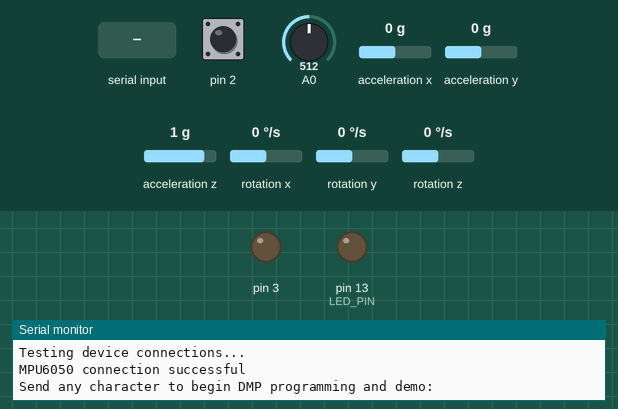
A sketch run on a simulated Arduino Leonardo, built with avr-gcc and run on an emulated ATmega32U4. Parts: output pins drawn as LEDs (lit = HIGH), the last lines printed to the serial monitor. Dashed ring = blinking. The test bench sets the inputs (shaded band); at power-on: acceleration x 0 g, acceleration y 0 g, acceleration z 1 g, rotation z 0 °/s, pin 2 HIGH, A0 = 512, rotation x 0 °/s, rotation y 0 °/s. The sensor or clock chip raises its interrupt line as the real part does.

Above: at 0.8 s.
0.9 s: "test 1\n" received over Serial
At 2.93 s:
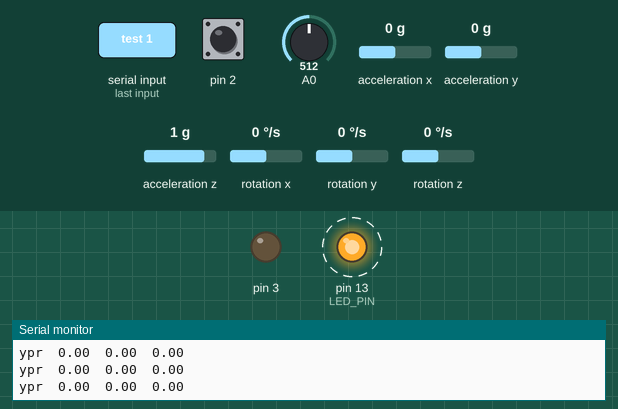
3.9 s: acceleration x set to -1.4 g
6.9 s: acceleration y set to -1.4 g
9.9 s: acceleration z set to -1.4 g
12.9 s: acceleration y set to 0 g
15.9 s: rotation z set to -192 °/s
Timing chart, 0 to 19.9 s (numbered marks = the images above; inputs shaded):
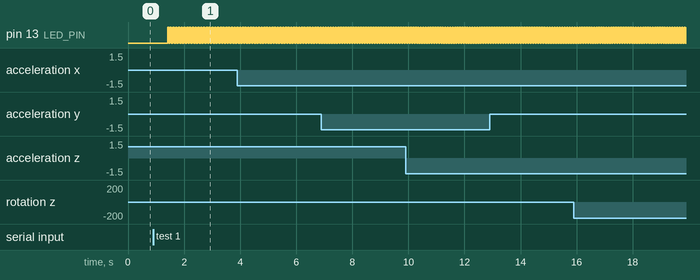

Measured:
- after the input at 0.9 s, pin 13 (LED_PIN): alternates HIGH for 0.01 s and LOW for 0.01 s, starting after 0.52 s

The sketch:

combined_draft_6_26.ino
```cpp
// I2C device class (I2Cdev) demonstration Arduino sketch for MPU6050 class using DMP (MotionApps v2.0)
// 6/21/2012 by Jeff Rowberg <jeff@rowberg.net>
// Updates should (hopefully) always be available at https://github.com/jrowberg/i2cdevlib
//
// Changelog:
//      2013-05-08 - added seamless Fastwire support
//                 - added note about gyro calibration
//      2012-06-21 - added note about Arduino 1.0.1 + Leonardo compatibility error
//      2012-06-20 - improved FIFO overflow handling and simplified read process
//      2012-06-19 - completely rearranged DMP initialization code and simplification
//      2012-06-13 - pull gyro and accel data from FIFO packet instead of reading directly
//      2012-06-09 - fix broken FIFO read sequence and change interrupt detection to RISING
//      2012-06-05 - add gravity-compensated initial reference frame acceleration output
//                 - add 3D math helper file to DMP6 example sketch
//                 - add Euler output and Yaw/Pitch/Roll output formats
//      2012-06-04 - remove accel offset clearing for better results (thanks Sungon Lee)
//      2012-06-01 - fixed gyro sensitivity to be 2000 deg/sec instead of 250
//      2012-05-30 - basic DMP initialization working

/* ============================================
I2Cdev device library code is placed under the MIT license
Copyright (c) 2012 Jeff Rowberg

Permission is hereby granted, free of charge, to any person obtaining a copy
of this software and associated documentation files (the "Software"), to deal
in the Software without restriction, including without limitation the rights
to use, copy, modify, merge, publish, distribute, sublicense, and/or sell
copies of the Software, and to permit persons to whom the Software is
furnished to do so, subject to the following conditions:

The above copyright notice and this permission notice shall be included in
all copies or substantial portions of the Software.

THE SOFTWARE IS PROVIDED "AS IS", WITHOUT WARRANTY OF ANY KIND, EXPRESS OR
IMPLIED, INCLUDING BUT NOT LIMITED TO THE WARRANTIES OF MERCHANTABILITY,
FITNESS FOR A PARTICULAR PURPOSE AND NONINFRINGEMENT. IN NO EVENT SHALL THE
AUTHORS OR COPYRIGHT HOLDERS BE LIABLE FOR ANY CLAIM, DAMAGES OR OTHER
LIABILITY, WHETHER IN AN ACTION OF CONTRACT, TORT OR OTHERWISE, ARISING FROM,
OUT OF OR IN CONNECTION WITH THE SOFTWARE OR THE USE OR OTHER DEALINGS IN
THE SOFTWARE.
===============================================
*/
#include <PID_v1.h>
#include "DualVNH5019MotorShield.h" //motor library jc

DualVNH5019MotorShield md; //motor include jc
//Define Variables we'll be connecting to
double Setpoint, Input, Output;

//Specify the links and initial tuning parameters
PID myPID(&Input, &Output, &Setpoint,2,5,1, DIRECT);


// I2Cdev and MPU6050 must be installed as libraries, or else the .cpp/.h files
// for both classes must be in the include path of your project
#include "I2Cdev.h"

#include "MPU6050_6Axis_MotionApps20.h"
//#include "MPU6050.h" // not necessary if using MotionApps include file

// Arduino Wire library is required if I2Cdev I2CDEV_ARDUINO_WIRE implementation
// is used in I2Cdev.h
#if I2CDEV_IMPLEMENTATION == I2CDEV_ARDUINO_WIRE
    #include "Wire.h"
#endif

// class default I2C address is 0x68
// specific I2C addresses may be passed as a parameter here
// AD0 low = 0x68 (default for SparkFun breakout and InvenSense evaluation board)
// AD0 high = 0x69
MPU6050 mpu;
//MPU6050 mpu(0x69); // <-- use for AD0 high

/* =========================================================================
   NOTE: In addition to connection 3.3v, GND, SDA, and SCL, this sketch
   depends on the MPU-6050's INT pin being connected to the Arduino's
   external interrupt #0 pin. On the Arduino Uno and Mega 2560, this is
   digital I/O pin 2.
 * ========================================================================= */

/* =========================================================================
   NOTE: Arduino v1.0.1 with the Leonardo board generates a compile error
   when using Serial.write(buf, len). The Teapot output uses this method.
   The solution requires a modification to the Arduino USBAPI.h file, which
   is fortunately simple, but annoying. This will be fixed in the next IDE
   release. For more info, see these links:

   http://arduino.cc/forum/index.php/topic,109987.0.html
   http://code.google.com/p/arduino/issues/detail?id=958
 * ========================================================================= */


// uncomment "OUTPUT_READABLE_QUATERNION" if you want to see the actual
// quaternion components in a [w, x, y, z] format (not best for parsing
// on a remote host such as Processing or something though)
//#define OUTPUT_READABLE_QUATERNION

// uncomment "OUTPUT_READABLE_EULER" if you want to see Euler angles
// (in degrees) calculated from the quaternions coming from the FIFO.
// Note that Euler angles suffer from gimbal lock (for more info, see
// http://en.wikipedia.org/wiki/Gimbal_lock)
//#define OUTPUT_READABLE_EULER

// uncomment "OUTPUT_READABLE_YAWPITCHROLL" if you want to see the yaw/
// pitch/roll angles (in degrees) calculated from the quaternions coming
// from the FIFO. Note this also requires gravity vector calculations.
// Also note that yaw/pitch/roll angles suffer from gimbal lock (for
// more info, see: http://en.wikipedia.org/wiki/Gimbal_lock)
#define OUTPUT_READABLE_YAWPITCHROLL

// uncomment "OUTPUT_READABLE_REALACCEL" if you want to see acceleration
// components with gravity removed. This acceleration reference frame is
// not compensated for orientation, so +X is always +X according to the
// sensor, just without the effects of gravity. If you want acceleration
// compensated for orientation, us OUTPUT_READABLE_WORLDACCEL instead.
//#define OUTPUT_READABLE_REALACCEL

// uncomment "OUTPUT_READABLE_WORLDACCEL" if you want to see acceleration
// components with gravity removed and adjusted for the world frame of
// reference (yaw is relative to initial orientation, since no magnetometer
// is present in this case). Could be quite handy in some cases.
//#define OUTPUT_READABLE_WORLDACCEL

// uncomment "OUTPUT_TEAPOT" if you want output that matches the
// format used for the InvenSense teapot demo
//#define OUTPUT_TEAPOT

float mycurrentangle;

#define LED_PIN 13 // (Arduino is 13, Teensy is 11, Teensy++ is 6)
bool blinkState = false;

// MPU control/status vars
bool dmpReady = false;  // set true if DMP init was successful
uint8_t mpuIntStatus;   // holds actual interrupt status byte from MPU
uint8_t devStatus;      // return status after each device operation (0 = success, !0 = error)
uint16_t packetSize;    // expected DMP packet size (default is 42 bytes)
uint16_t fifoCount;     // count of all bytes currently in FIFO
uint8_t fifoBuffer[64]; // FIFO storage buffer

// orientation/motion vars
Quaternion q;           // [w, x, y, z]         quaternion container
VectorInt16 aa;         // [x, y, z]            accel sensor measurements
VectorInt16 aaReal;     // [x, y, z]            gravity-free accel sensor measurements
VectorInt16 aaWorld;    // [x, y, z]            world-frame accel sensor measurements
VectorFloat gravity;    // [x, y, z]            gravity vector
float euler[3];         // [psi, theta, phi]    Euler angle container
float ypr[3];           // [yaw, pitch, roll]   yaw/pitch/roll container and gravity vector

// packet structure for InvenSense teapot demo
uint8_t teapotPacket[14] = { '$', 0x02, 0,0, 0,0, 0,0, 0,0, 0x00, 0x00, '\r', '\n' };


// ================================================================
// ===               INTERRUPT DETECTION ROUTINE                ===
// ================================================================

volatile bool mpuInterrupt = false;     // indicates whether MPU interrupt pin has gone high
void dmpDataReady() {
    mpuInterrupt = true;
}


// ================================================================
// ===                      INITIAL SETUP                       ===
// ================================================================

void setup() {
    //initialize the variables we're linked to
  Input = analogRead(0);
  Setpoint = 100;

  //turn the PID on
  myPID.SetMode(AUTOMATIC);


   md.init(); //motor thing initialize


    // join I2C bus (I2Cdev library doesn't do this automatically)
    #if I2CDEV_IMPLEMENTATION == I2CDEV_ARDUINO_WIRE
        Wire.begin();
        TWBR = 24; // 400kHz I2C clock (200kHz if CPU is 8MHz)
    #elif I2CDEV_IMPLEMENTATION == I2CDEV_BUILTIN_FASTWIRE
        Fastwire::setup(400, true);
    #endif

    // initialize serial communication
    // (115200 chosen because it is required for Teapot Demo output, but it's
    // really up to you depending on your project)
    Serial.begin(115200);
    while (!Serial); // wait for Leonardo enumeration, others continue immediately

    // NOTE: 8MHz or slower host processors, like the Teensy @ 3.3v or Ardunio
    // Pro Mini running at 3.3v, cannot handle this baud rate reliably due to
    // the baud timing being too misaligned with processor ticks. You must use
    // 38400 or slower in these cases, or use some kind of external separate
    // crystal solution for the UART timer.

    // initialize device
    Serial.println(F("Initializing I2C devices..."));
    mpu.initialize();

    // verify connection
    Serial.println(F("Testing device connections..."));
    Serial.println(mpu.testConnection() ? F("MPU6050 connection successful") : F("MPU6050 connection failed"));

    // wait for ready
    Serial.println(F("\nSend any character to begin DMP programming and demo: "));
    while (Serial.available() && Serial.read()); // empty buffer
    while (!Serial.available());                 // wait for data
    while (Serial.available() && Serial.read()); // empty buffer again

    // load and configure the DMP
    Serial.println(F("Initializing DMP..."));
    devStatus = mpu.dmpInitialize();

    // supply your own gyro offsets here, scaled for min sensitivity
    mpu.setXGyroOffset(220);
    mpu.setYGyroOffset(76);
    mpu.setZGyroOffset(-85);
    mpu.setZAccelOffset(1788); // 1688 factory default for my test chip

    // make sure it worked (returns 0 if so)
    if (devStatus == 0) {
        // turn on the DMP, now that it's ready
        Serial.println(F("Enabling DMP..."));
        mpu.setDMPEnabled(true);

        // enable Arduino interrupt detection
        Serial.println(F("Enabling interrupt detection (Arduino external interrupt 0)..."));
        attachInterrupt(1, dmpDataReady, RISING);
        mpuIntStatus = mpu.getIntStatus();

        // set our DMP Ready flag so the main loop() function knows it's okay to use it
        Serial.println(F("DMP ready! Waiting for first interrupt..."));
        dmpReady = true;

        // get expected DMP packet size for later comparison
        packetSize = mpu.dmpGetFIFOPacketSize();
    } else {
        // ERROR!
        // 1 = initial memory load failed
        // 2 = DMP configuration updates failed
        // (if it's going to break, usually the code will be 1)
        Serial.print(F("DMP Initialization failed (code "));
        Serial.print(devStatus);
        Serial.println(F(")"));
    }

    // configure LED for output
    pinMode(LED_PIN, OUTPUT);
}


// ================================================================
// ===                    MAIN PROGRAM LOOP                     ===
// ================================================================

void loop() {
    // if programming failed, don't try to do anything
    if (!dmpReady) return;

    // wait for MPU interrupt or extra packet(s) available
   while (!mpuInterrupt && fifoCount < packetSize) {

       Input = analogRead(0);
       myPID.Compute();
       analogWrite(3,Output);
    /*    if (mycurrentangle>0)
        {
          md.setM1Speed(-50);
          Serial.println("test 1");
          delay(0);

        }
        //Serial.println("test2");

        if (mycurrentangle<=0)
        {
          Serial.println("before delay 10 sec");
          md.setM1Speed(50);

          delay(0);
        }*/

    }

    // reset interrupt flag and get INT_STATUS byte
    mpuInterrupt = false;
    mpuIntStatus = mpu.getIntStatus();

    // get current FIFO count
    fifoCount = mpu.getFIFOCount();

    // check for overflow (this should never happen unless our code is too inefficient)
    if ((mpuIntStatus & 0x10) || fifoCount == 1024) {
        // reset so we can continue cleanly
        mpu.resetFIFO();
        Serial.println(F("FIFO overflow!"));

    // otherwise, check for DMP data ready interrupt (this should happen frequently)
    } else if (mpuIntStatus & 0x02) {
        // wait for correct available data length, should be a VERY short wait
        while (fifoCount < packetSize) fifoCount = mpu.getFIFOCount();

        // read a packet from FIFO
        mpu.getFIFOBytes(fifoBuffer, packetSize);

        // track FIFO count here in case there is > 1 packet available
        // (this lets us immediately read more without waiting for an interrupt)
        fifoCount -= packetSize;

        #ifdef OUTPUT_READABLE_QUATERNION
            // display quaternion values in easy matrix form: w x y z
            mpu.dmpGetQuaternion(&q, fifoBuffer);
            Serial.print("quat\t");
            Serial.print(q.w);
            Serial.print("\t");
            Serial.print(q.x);
            Serial.print("\t");
            Serial.print(q.y);
            Serial.print("\t");
            Serial.println(q.z);
        #endif

        #ifdef OUTPUT_READABLE_EULER
            // display Euler angles in degrees
            mpu.dmpGetQuaternion(&q, fifoBuffer);
            mpu.dmpGetEuler(euler, &q);
            Serial.print("euler\t");
            Serial.print(euler[0] * 180/M_PI);
            Serial.print("\t");
            Serial.print(euler[1] * 180/M_PI);
            Serial.print("\t");
            Serial.println(euler[2] * 180/M_PI);
        #endif

        #ifdef OUTPUT_READABLE_YAWPITCHROLL
            // display Euler angles in degrees
            mpu.dmpGetQuaternion(&q, fifoBuffer);
            mpu.dmpGetGravity(&gravity, &q);
            mpu.dmpGetYawPitchRoll(ypr, &q, &gravity);
            Serial.print("ypr\t");
            Serial.print(ypr[0] * 180/M_PI);
            Serial.print("\t");
            Serial.print(ypr[1] * 180/M_PI);
            Serial.print("\t");
            Serial.println(ypr[2] * 180/M_PI);
            mycurrentangle=(ypr[1] * 180/M_PI);
         //   Serial.print(mycurrentangle);
        #endif

        #ifdef OUTPUT_READABLE_REALACCEL
            // display real acceleration, adjusted to remove gravity
            mpu.dmpGetQuaternion(&q, fifoBuffer);
            mpu.dmpGetAccel(&aa, fifoBuffer);
            mpu.dmpGetGravity(&gravity, &q);
            mpu.dmpGetLinearAccel(&aaReal, &aa, &gravity);
            Serial.print("areal\t");
            Serial.print(aaReal.x);
            Serial.print("\t");
            Serial.print(aaReal.y);
            Serial.print("\t");
            Serial.println(aaReal.z);
        #endif

        #ifdef OUTPUT_READABLE_WORLDACCEL
            // display initial world-frame acceleration, adjusted to remove gravity
            // and rotated based on known orientation from quaternion
            mpu.dmpGetQuaternion(&q, fifoBuffer);
            mpu.dmpGetAccel(&aa, fifoBuffer);
            mpu.dmpGetGravity(&gravity, &q);
            mpu.dmpGetLinearAccel(&aaReal, &aa, &gravity);
            mpu.dmpGetLinearAccelInWorld(&aaWorld, &aaReal, &q);
            Serial.print("aworld\t");
            Serial.print(aaWorld.x);
            Serial.print("\t");
            Serial.print(aaWorld.y);
            Serial.print("\t");
            Serial.println(aaWorld.z);
        #endif

        #ifdef OUTPUT_TEAPOT
            // display quaternion values in InvenSense Teapot demo format:
            teapotPacket[2] = fifoBuffer[0];
            teapotPacket[3] = fifoBuffer[1];
            teapotPacket[4] = fifoBuffer[4];
            teapotPacket[5] = fifoBuffer[5];
            teapotPacket[6] = fifoBuffer[8];
            teapotPacket[7] = fifoBuffer[9];
            teapotPacket[8] = fifoBuffer[12];
            teapotPacket[9] = fifoBuffer[13];
            Serial.write(teapotPacket, 14);
            teapotPacket[11]++; // packetCount, loops at 0xFF on purpose
        #endif

        // blink LED to indicate activity
        blinkState = !blinkState;
        digitalWrite(LED_PIN, blinkState);
    }
}
```
